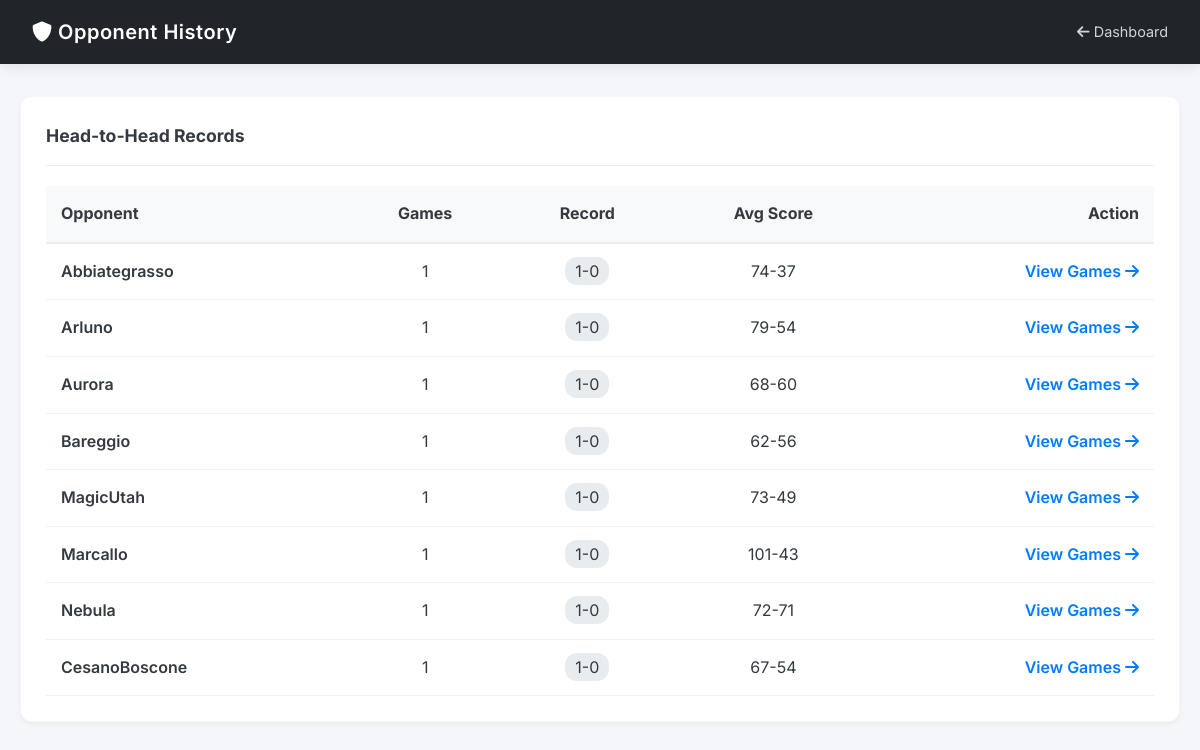
Page /teams (signed in) on the earlier database version.
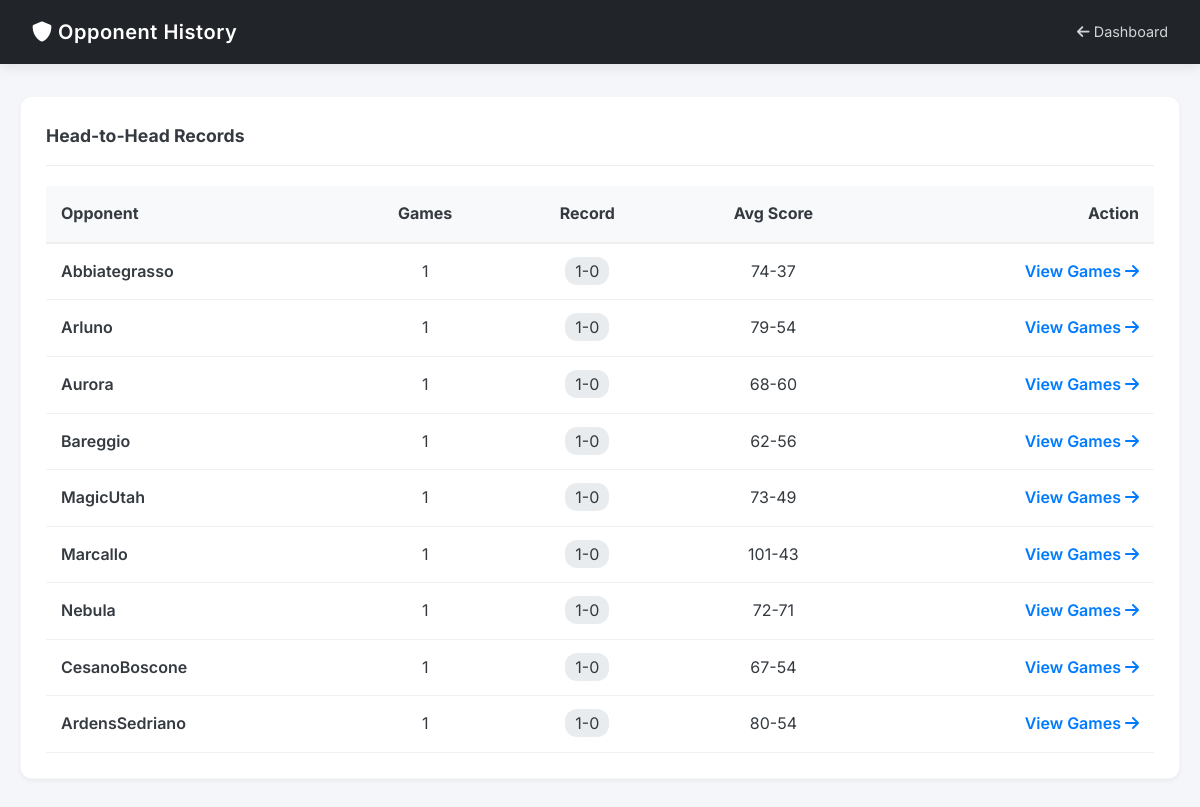
Same page on the later database version.
### core/models.py (models this page shows, shortened)
class Game(db.Model):
    __tablename__ = "games"
    id = db.Column(db.Integer, primary_key=True)
    date = db.Column(db.String(10), nullable=False)
    opponent = db.Column(db.String(100), nullable=False)
    team_score = db.Column(db.Integer, nullable=False)
    opponent_score = db.Column(db.Integer, nullable=False)
    result = db.Column(db.String(1), nullable=False)
    game_type = db.Column(db.String(20), nullable=False)
    sort_date = db.Column(db.String(10), nullable=False)

### web/routes/main.py (the view)
@main_bp.route("/teams")
@login_required
def teams():
    results = db.session.query(Game.opponent).distinct().all()
    team_stats = []
    for r in results:
        opp_name = r[0]
        games = Game.query.filter_by(opponent=opp_name).all()
        wins = sum(1 for g in games if g.result == "W")
        losses = len(games) - wins
        if len(games) > 0:
            avg_team_score = sum(g.team_score for g in games) / len(games)
            avg_opp_score = sum(g.opponent_score for g in games) / len(games)
            avg_score = f"{int(avg_team_score)}-{int(avg_opp_score)}"
        else:
            avg_score = "0-0"
        team_stats.append(
            {
                "name": opp_name,
                "games": len(games),
                "record": f"{wins}-{losses}",
                "avg_score": avg_score,
            }
        )
    return render_template("teams.html", teams=team_stats)

### web/__init__.py (called while the page is built)
def create_app(config_name: str = None) -> Flask:
    app = Flask(__name__)
    config = get_config(config_name)
    app.config.from_object(config)
    setup_logging(app, config)
    db.init_app(app)
    bcrypt.init_app(app)
    csrf.init_app(app)
    cache.init_app(app)
    limiter.init_app(app)
    login_manager.init_app(app)
    login_manager.login_view = "auth.login"
    login_manager.login_message = "Please log in to access this page."
    login_manager.login_message_category = "info"
    @login_manager.user_loader
    def load_user(user_id):
        return User.query.get(int(user_id))
    register_blueprints(app)
    return app

### web/templates/teams.html (shortened to what this page needs)
<!doctype html>
<html lang="en">
    <head>
        <link
            rel="stylesheet"
            href="{{ url_for('static', filename='css/style.css') }}"
        />
        <link
            rel="stylesheet"
            href="https://cdnjs.cloudflare.com/ajax/libs/font-awesome/6.0.0/css/all.min.css"
        />
    </head>
    <body>
        <div class="header">
            <h1><i class="fas fa-shield-alt"></i> Opponent History</h1>
            <a href="{{ url_for('main.index') }}"
                ><i class="fas fa-arrow-left"></i> Dashboard</a
            >
        </div>
        <div class="container">
            <div class="panel">
                <div class="panel-header"><h3>Head-to-Head Records</h3></div>
                <table style="width: 100%; border-collapse: collapse">
                    <thead>
                        <tr
                            style="
                                background: #f8f9fa;
                                border-bottom: 2px solid #eee;
                            "
                        >
                            <th style="padding: 15px; text-align: left">
                                Opponent
                            </th>
                            <th style="padding: 15px; text-align: center">
                                Games
                            </th>
                            <th style="padding: 15px; text-align: center">
                                Record
                            </th>
                            <th style="padding: 15px; text-align: center">
                                Avg Score
                            </th>
                            <th style="padding: 15px; text-align: right">
                                Action
                            </th>
                        </tr>
                    </thead>
                    <tbody>
                        {% for t in teams %}
                        <tr style="border-bottom: 1px solid #f1f1f1">
                            <td style="padding: 15px; font-weight: 600">
                                {{ t.name }}
                            </td>
                            <td style="padding: 15px; text-align: center">
                                {{ t.games }}
                            </td>
                            <td style="padding: 15px; text-align: center">
                                <span
                                    style="
                                        background: #e9ecef;
                                        padding: 4px 10px;
                                        border-radius: 12px;
                                    "
                                    >{{ t.record }}</span
                                >
                            </td>
                            <td style="padding: 15px; text-align: center">
                                {{ t.avg_score }}
                            </td>
                            <td style="padding: 15px; text-align: right">
                                <a
                                    href="{{ url_for('main.opponent_games', opponent_name=t.name) }}"
                                    style="
                                        color: var(--primary);
                                        font-weight: 600;
                                        text-decoration: none;
                                    "
                                >
                                    View Games
                                    <i class="fas fa-arrow-right"></i>
                                </a>
                            </td>
                        </tr>
                        {% endfor %}
                    </tbody>
                </table>
            </div>
        </div>
    </body>
</html>

Differences in the rows shown:
added Game: name "ArdensSedriano", games "1", record "1-0", avg_score "80-54"
